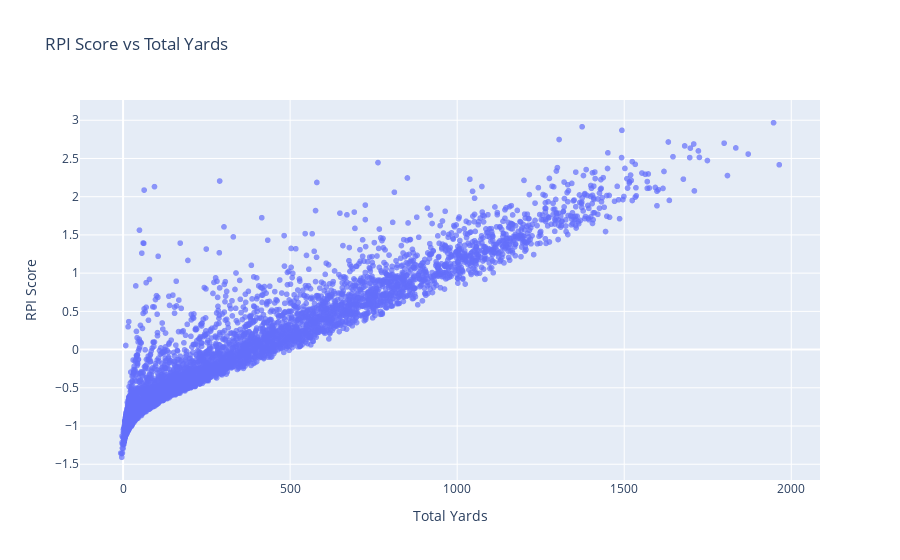
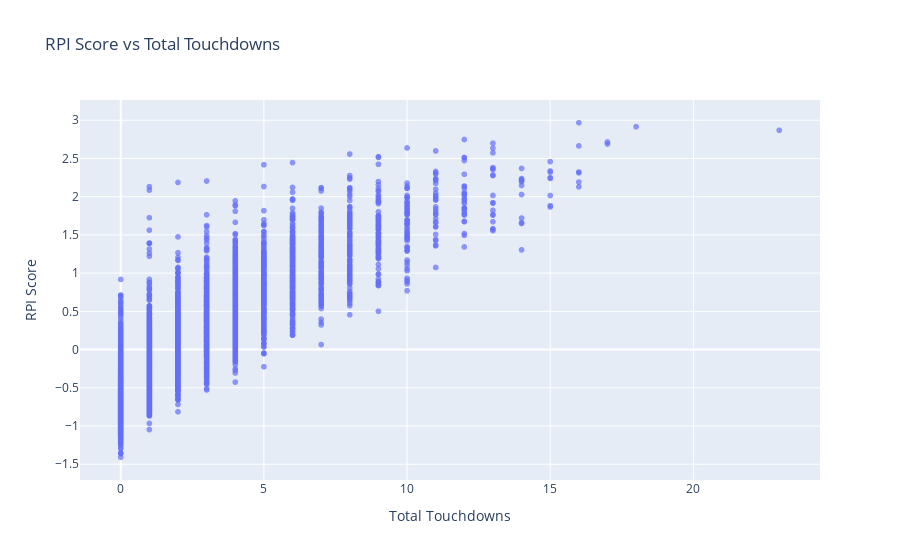

These figures' notebook cell, in order:
### Markdown cell above
How well does REIS measure a wr seasonal performance?

### Code cell
import plotly.express as px

# Scatter plot: RPI vs Yards
fig1 = px.scatter(
    std_nfl, x="Yds", y="RPI", hover_name="Player",
    title="RPI Score vs Total Yards",
    labels={"Yds": "Total Yards", "RPI": "RPI Score"},
    opacity=0.7
)
fig1.show()

# Scatter plot: RPI vs Touchdowns
fig2 = px.scatter(
    std_nfl, x="TD", y="RPI", hover_name="Player",
    title="RPI Score vs Total Touchdowns",
    labels={"TD": "Total Touchdowns", "RPI": "RPI Score"},
    opacity=0.7
)
fig2.show()

### Figure 1 — Plotly figure (JSON) as saved in the notebook; plotly's stock layout.template omitted (floating-point values rounded to 4 significant figures; data arrays with more than 128 entries replaced by an {"elided": "..."} marker saying what was removed)
{"data": [{"hovertemplate": "<b>%{hovertext}</b><br><br>Total Yards=%{x}<br>RPI Score=%{y}<extra></extra>", "hovertext": {"elided": "5227 str values"}, "legendgroup": "", "marker": {"color": "#636efa", "opacity": 0.7, "symbol": "circle"}, "mode": "markers", "name": "", "showlegend": false, "type": "scattergl", "x": {"elided": "5227 int values"}, "xaxis": "x", "y": {"elided": "5227 float values"}, "yaxis": "y"}], "layout": {"legend": {"tracegroupgap": 0}, "title": {"text": "RPI Score vs Total Yards"}, "xaxis": {"anchor": "y", "domain": [0, 1], "title": {"text": "Total Yards"}}, "yaxis": {"anchor": "x", "domain": [0, 1], "title": {"text": "RPI Score"}}}}

### Figure 2 — Plotly figure (JSON) as saved in the notebook; plotly's stock layout.template omitted (floating-point values rounded to 4 significant figures; data arrays with more than 128 entries replaced by an {"elided": "..."} marker saying what was removed)
{"data": [{"hovertemplate": "<b>%{hovertext}</b><br><br>Total Touchdowns=%{x}<br>RPI Score=%{y}<extra></extra>", "hovertext": {"elided": "5227 str values"}, "legendgroup": "", "marker": {"color": "#636efa", "opacity": 0.7, "symbol": "circle"}, "mode": "markers", "name": "", "showlegend": false, "type": "scattergl", "x": {"elided": "5227 int values"}, "xaxis": "x", "y": {"elided": "5227 float values"}, "yaxis": "y"}], "layout": {"legend": {"tracegroupgap": 0}, "title": {"text": "RPI Score vs Total Touchdowns"}, "xaxis": {"anchor": "y", "domain": [0, 1], "title": {"text": "Total Touchdowns"}}, "yaxis": {"anchor": "x", "domain": [0, 1], "title": {"text": "RPI Score"}}}}
